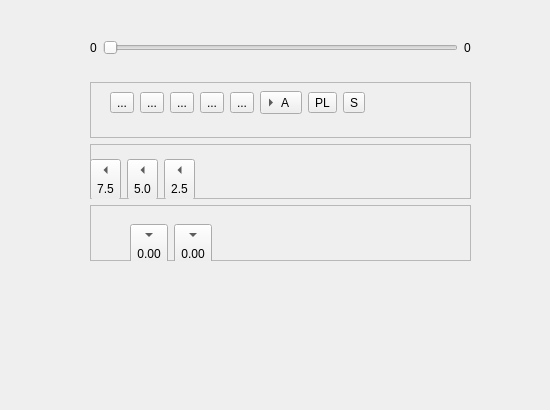
<?xml version="1.0" encoding="UTF-8"?>
<ui version="4.0">
 <class>PlayerControls</class>
 <widget class="QWidget" name="PlayerControls">
  <property name="geometry">
   <rect>
    <x>0</x>
    <y>0</y>
    <width>550</width>
    <height>410</height>
   </rect>
  </property>
  <property name="windowTitle">
   <string>Form</string>
  </property>
  <widget class="QWidget" name="verticalLayoutWidget">
   <property name="geometry">
    <rect>
     <x>90</x>
     <y>20</y>
     <width>381</width>
     <height>241</height>
    </rect>
   </property>
   <layout class="QVBoxLayout" name="mainLayout">
    <item>
     <layout class="QHBoxLayout" name="horizontalLayout_4">
      <item>
       <widget class="QLabel" name="lbDurationPos">
        <property name="text">
         <string>0</string>
        </property>
       </widget>
      </item>
      <item>
       <widget class="QSlider" name="hsPlayTime">
        <property name="orientation">
         <enum>Qt::Horizontal</enum>
        </property>
       </widget>
      </item>
      <item>
       <widget class="QLabel" name="lbDurationEnd">
        <property name="text">
         <string>0</string>
        </property>
       </widget>
      </item>
     </layout>
    </item>
    <item>
     <widget class="QFrame" name="frameMain">
      <property name="sizePolicy">
       <sizepolicy hsizetype="Minimum" vsizetype="Minimum">
        <horstretch>0</horstretch>
        <verstretch>0</verstretch>
       </sizepolicy>
      </property>
      <property name="frameShape">
       <enum>QFrame::StyledPanel</enum>
      </property>
      <property name="frameShadow">
       <enum>QFrame::Raised</enum>
      </property>
      <widget class="QWidget" name="horizontalLayoutWidget">
       <property name="geometry">
        <rect>
         <x>20</x>
         <y>0</y>
         <width>332</width>
         <height>41</height>
        </rect>
       </property>
       <layout class="QHBoxLayout" name="lyFrameMain">
        <item>
         <widget class="QToolButton" name="tbStart">
          <property name="text">
           <string>...</string>
          </property>
          <property name="icon">
           <iconset theme="media-skip-backward">
            <normaloff>.</normaloff>.</iconset>
          </property>
         </widget>
        </item>
        <item>
         <widget class="QToolButton" name="tbPrevious">
          <property name="text">
           <string>...</string>
          </property>
          <property name="icon">
           <iconset theme="media-seek-backward">
            <normaloff>.</normaloff>.</iconset>
          </property>
         </widget>
        </item>
        <item>
         <widget class="QToolButton" name="tbPlay">
          <property name="text">
           <string>...</string>
          </property>
          <property name="icon">
           <iconset theme="media-playback-start">
            <normaloff>.</normaloff>.</iconset>
          </property>
          <property name="checkable">
           <bool>false</bool>
          </property>
         </widget>
        </item>
        <item>
         <widget class="QToolButton" name="tbNext">
          <property name="text">
           <string>...</string>
          </property>
          <property name="icon">
           <iconset theme="media-seek-forward">
            <normaloff>.</normaloff>.</iconset>
          </property>
         </widget>
        </item>
        <item>
         <widget class="QToolButton" name="tbEnd">
          <property name="text">
           <string>...</string>
          </property>
          <property name="icon">
           <iconset theme="media-skip-forward">
            <normaloff>.</normaloff>.</iconset>
          </property>
         </widget>
        </item>
        <item>
         <widget class="QToolButton" name="tbAB">
          <property name="text">
           <string>A</string>
          </property>
          <property name="toolButtonStyle">
           <enum>Qt::ToolButtonTextBesideIcon</enum>
          </property>
          <property name="arrowType">
           <enum>Qt::RightArrow</enum>
          </property>
         </widget>
        </item>
        <item>
         <widget class="QToolButton" name="tbPlayList">
          <property name="text">
           <string>PL</string>
          </property>
         </widget>
        </item>
        <item>
         <widget class="QToolButton" name="tbPlayBackMode">
          <property name="text">
           <string>S</string>
          </property>
         </widget>
        </item>
        <item>
         <spacer name="horizontalSpacer_6">
          <property name="orientation">
           <enum>Qt::Horizontal</enum>
          </property>
          <property name="sizeHint" stdset="0">
           <size>
            <width>40</width>
            <height>20</height>
           </size>
          </property>
         </spacer>
        </item>
       </layout>
      </widget>
     </widget>
    </item>
    <item>
     <widget class="QFrame" name="frameTimeControl">
      <property name="sizePolicy">
       <sizepolicy hsizetype="Minimum" vsizetype="Minimum">
        <horstretch>0</horstretch>
        <verstretch>0</verstretch>
       </sizepolicy>
      </property>
      <property name="frameShape">
       <enum>QFrame::StyledPanel</enum>
      </property>
      <property name="frameShadow">
       <enum>QFrame::Raised</enum>
      </property>
      <widget class="QWidget" name="horizontalLayoutWidget_2">
       <property name="geometry">
        <rect>
         <x>0</x>
         <y>0</y>
         <width>241</width>
         <height>71</height>
        </rect>
       </property>
       <layout class="QHBoxLayout" name="lyTimeControl">
        <item>
         <widget class="QToolButton" name="tbPrevMax">
          <property name="autoFillBackground">
           <bool>false</bool>
          </property>
          <property name="text">
           <string>7.5</string>
          </property>
          <property name="toolButtonStyle">
           <enum>Qt::ToolButtonTextUnderIcon</enum>
          </property>
          <property name="arrowType">
           <enum>Qt::LeftArrow</enum>
          </property>
         </widget>
        </item>
        <item>
         <widget class="QToolButton" name="tbPrevMid">
          <property name="autoFillBackground">
           <bool>false</bool>
          </property>
          <property name="text">
           <string>5.0</string>
          </property>
          <property name="toolButtonStyle">
           <enum>Qt::ToolButtonTextUnderIcon</enum>
          </property>
          <property name="arrowType">
           <enum>Qt::LeftArrow</enum>
          </property>
         </widget>
        </item>
        <item>
         <widget class="QToolButton" name="tbPrevMin">
          <property name="autoFillBackground">
           <bool>false</bool>
          </property>
          <property name="text">
           <string>2.5</string>
          </property>
          <property name="toolButtonStyle">
           <enum>Qt::ToolButtonTextUnderIcon</enum>
          </property>
          <property name="arrowType">
           <enum>Qt::LeftArrow</enum>
          </property>
         </widget>
        </item>
        <item>
         <spacer name="horizontalSpacer_2">
          <property name="orientation">
           <enum>Qt::Horizontal</enum>
          </property>
          <property name="sizeHint" stdset="0">
           <size>
            <width>40</width>
            <height>20</height>
           </size>
          </property>
         </spacer>
        </item>
       </layout>
      </widget>
     </widget>
    </item>
    <item>
     <widget class="QFrame" name="frameABControl">
      <property name="sizePolicy">
       <sizepolicy hsizetype="Minimum" vsizetype="Minimum">
        <horstretch>0</horstretch>
        <verstretch>0</verstretch>
       </sizepolicy>
      </property>
      <property name="frameShape">
       <enum>QFrame::StyledPanel</enum>
      </property>
      <property name="frameShadow">
       <enum>QFrame::Raised</enum>
      </property>
      <widget class="QWidget" name="horizontalLayoutWidget_3">
       <property name="geometry">
        <rect>
         <x>40</x>
         <y>0</y>
         <width>160</width>
         <height>80</height>
        </rect>
       </property>
       <layout class="QHBoxLayout" name="lyABControl">
        <item>
         <widget class="QToolButton" name="tbBlockA">
          <property name="text">
           <string>0.00</string>
          </property>
          <property name="toolButtonStyle">
           <enum>Qt::ToolButtonTextUnderIcon</enum>
          </property>
          <property name="arrowType">
           <enum>Qt::DownArrow</enum>
          </property>
         </widget>
        </item>
        <item>
         <widget class="QToolButton" name="tbBlockB">
          <property name="text">
           <string>0.00</string>
          </property>
          <property name="toolButtonStyle">
           <enum>Qt::ToolButtonTextUnderIcon</enum>
          </property>
          <property name="arrowType">
           <enum>Qt::DownArrow</enum>
          </property>
         </widget>
        </item>
        <item>
         <spacer name="horizontalSpacer_4">
          <property name="orientation">
           <enum>Qt::Horizontal</enum>
          </property>
          <property name="sizeHint" stdset="0">
           <size>
            <width>40</width>
            <height>20</height>
           </size>
          </property>
         </spacer>
        </item>
       </layout>
      </widget>
     </widget>
    </item>
   </layout>
  </widget>
 </widget>
 <resources/>
 <connections/>
</ui>
